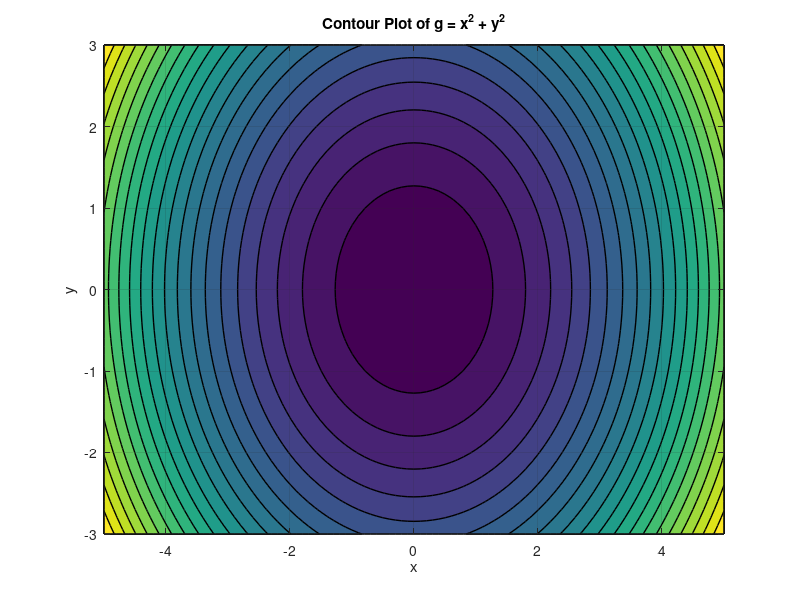

Write MATLAB code to recreate this figure.
%6. Plot function g = f(x, y)=x^2 + y^2, where −5 ≤ x ≤ 5, −3 ≤ y ≤ 3. and take an increment of 0.1 and modify the code a little to spruce up the map

% Define the range of x and y values
x = -5:0.1:5;
y = -3:0.1:3;

% Create a grid of (x, y) values using meshgrid
[X, Y] = meshgrid(x, y);

% Calculate the function values g = f(x, y) = x^2 + y^2
g = X.^2 + Y.^2;

% Create a contour plot with labeled contours
figure;
contourf(X, Y, g, 20, 'LineColor', 'k', 'LineWidth', 1);

% Customize the appearance of the plot
xlabel('x');
ylabel('y');
title('Contour Plot of g = x^2 + y^2');


% Set axis limits
xlim([-5, 5]);
ylim([-3, 3]);

% Add grid lines
grid on;


% Display a title with latex-style math notation
%title('\fontsize{14}Contour Plot of $g = x^2 + y^2$', 'Interpreter', 'latex');
